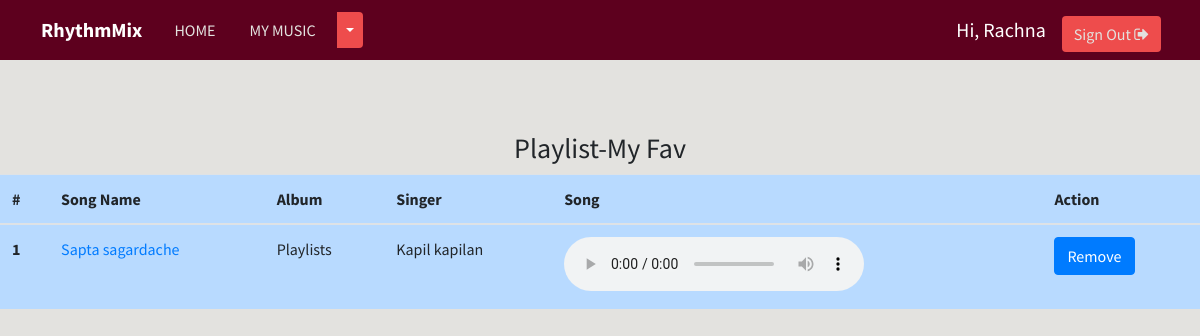
/playlist/My Fav/ (signed in), run on the app's committed database.
### musicapp/models.py (models this page shows, shortened)
class Playlist(models.Model):
    user = models.ForeignKey(User, on_delete=models.CASCADE)
    playlist_name = models.CharField(max_length=200)
    song = models.ForeignKey(Song, on_delete=models.CASCADE)

class Song(models.Model):
    Language_Choice = (
              ('Hindi', 'Hindi'),
              ('English', 'English'),
          )
    name = models.CharField(max_length=200)
    album = models.CharField(max_length=200)
    language = models.CharField(max_length=20,choices=Language_Choice,default='Hindi')
    song_img = models.FileField()
    year = models.IntegerField()
    singer = models.CharField(max_length=200)
    song_file = models.FileField()

### musicapp/views.py (the view)
# urls.py: path('playlist/<str:playlist_name>/', views.playlist_songs, name='playlist_songs'),
def playlist_songs(request, playlist_name):
    songs = Song.objects.filter(playlist__playlist_name=playlist_name, playlist__user=request.user).distinct()
    if request.method == "POST":
        song_id = list(request.POST.keys())[1]
        playlist_song = Playlist.objects.filter(playlist_name=playlist_name, song__id=song_id, user=request.user)
        playlist_song.delete()
        messages.success(request, "Song removed from playlist!")
    context = {'playlist_name': playlist_name, 'songs': songs}
    return render(request, 'musicapp/playlist_songs.html', context=context)

### templates/musicapp/playlist_songs.html (shortened to what this page needs)
{% extends 'base.html' %}
{% load socialaccount %}
{% block body %}
<br>
<br>
<br>
<center>
  <h3>Playlist-{{playlist_name}}</h3>
</center>
<table class="table table-hover table-primary">
  <thead>
    <tr>
      <th scope="col">#</th>
      <th scope="col">Song Name</th>
      <th scope="col">Album</th>
      <th scope="col">Singer</th>
      <th scope="col">Song</th>
      <th scope="col">Action</th>
    </tr>
  </thead>
  <tbody>
    {% if songs %}
    {% for song in songs %}
    <tr>
      <th scope="row">{{forloop.counter}}</th>
      <td><a href="{% url 'detail' song.id %}">{{song.name}}</a></td>
      <td>{{song.album}}</td>
      <td>{{song.singer}}</td>
      <td>
        <audio controls>
          <source src="{{ song.song_file.url }}" type="audio/mpeg">
        </audio>
      </td>
      <td>
        <form method="post">
          <input class="btn btn-primary" type="submit" value="Remove" name={{song.id}}>
        </form>
      </td>
    </tr>
    {% endfor %}
    {% endif %}
  </tbody>
</table>
{% endblock body %}

### templates/base.html (shortened to what this page needs)
{% load static %}
<!doctype html>
<html lang="en">
<head>
    <link rel="stylesheet" href="https://maxcdn.bootstrapcdn.com/bootstrap/4.0.0/css/bootstrap.min.css">
    <link rel="stylesheet" href="https://stackpath.bootstrapcdn.com/font-awesome/4.7.0/css/font-awesome.min.css">
    <link href="{% static 'musicapp/css/musicplayer.css' %}" rel="stylesheet">
</head>
<body>
    <nav class="navbar navbar-expand-md navbar-dark">
        <div class="container-fluid">
            <a href="{% url 'index' %}" class="navbar-brand">
                <strong style="color:white">RhythmMix</strong>
            </a>
            <div class="collapse navbar-collapse">
                <a href="{% url 'index' %}" class="btn btn-outline-light">HOME</a>
                {% if request.user.is_active %}
                <div class="btn-group">
                    <a type="button" href="{% url 'mymusic' %}" class="btn btn-outline-light">MY MUSIC</a>
                    <button type="button" class="btn btn-light dropdown-toggle dropdown-toggle-split" data-toggle="dropdown" aria-haspopup="true" aria-expanded="false">
                    </button>
                </div>
                {% endif %}
            </div>
            <div class="collapse navbar-collapse justify-content-end">
                {% if request.user.is_active %}
                <h5 class="text-white mt-2 mx-2">Hi, {{ request.user.username }}</h5>
                <a href="{% url 'logout' %}" class="btn btn-light mt-2 mx-2">Sign Out <i class="fa fa-sign-out" aria-hidden="true"></i></a>
                {% else %}
                <a href="{% url 'login' %}" class="btn btn-light mt-2 mx-2"><i class="fa fa-sign-in" aria-hidden="true"></i> Sign In</a>
                <a href="{% url 'signup' %}" class="btn btn-light mt-2 mx-2"><i class="fa fa-user-plus" aria-hidden="true"></i> Sign Up</a>
                {% endif %}
            </div>
        </div>
    </nav>
    {% block body %}
    {% endblock body %}
    <br><br><br>

### templates/base.html (style rules this page uses)
body { background-color: #E3E2DF; font-family: 'Source Sans Pro', sans-serif; }
.navbar { background-color: #5D001E; padding: 0.5rem 1rem; font-size: 16px; border: none; box-shadow: none; }
.navbar a { color: #E3E2DF; margin: 0 10px; border: none; }
.navbar .btn-light { border: none; box-shadow: none; }
.btn-light { background-color: #EE4C4C; color: #FFFFFF; }
h1, h5 { color: #080203; }
html { position: relative; min-height: 100%; }
body { margin-bottom: 0px; }

### data on the page
Playlist: playlist_name "My Fav"
Song: name "Sapta sagardache", album "Playlists", singer "Kapil kapilan"

### other printed values
{{ request.user.username }} "Rachna"
